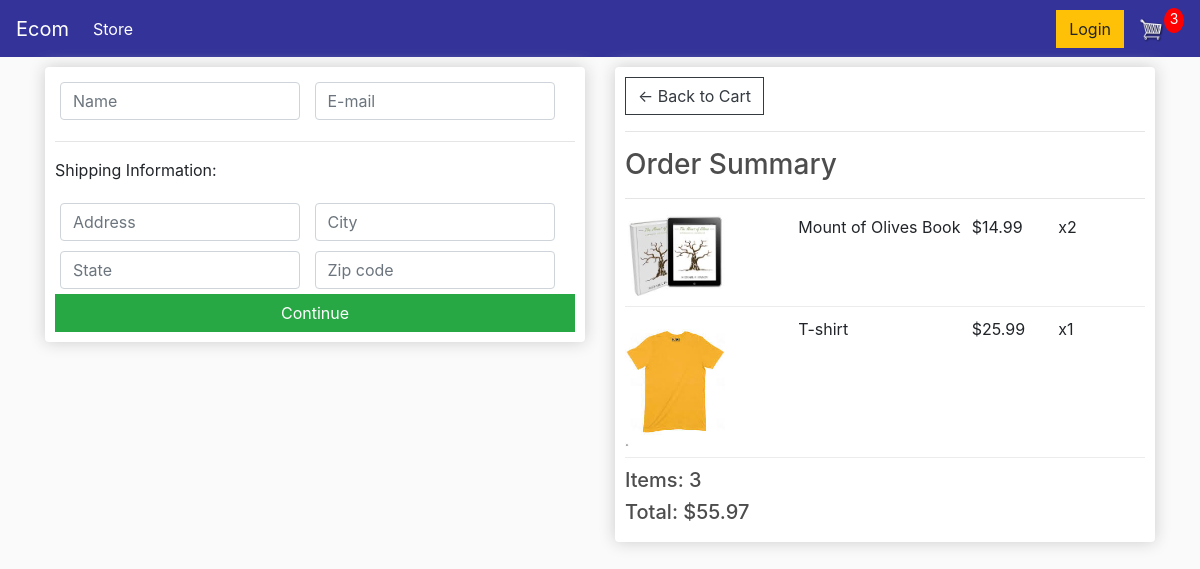
/checkout/ (signed in), run on an earlier commit of the app's database.
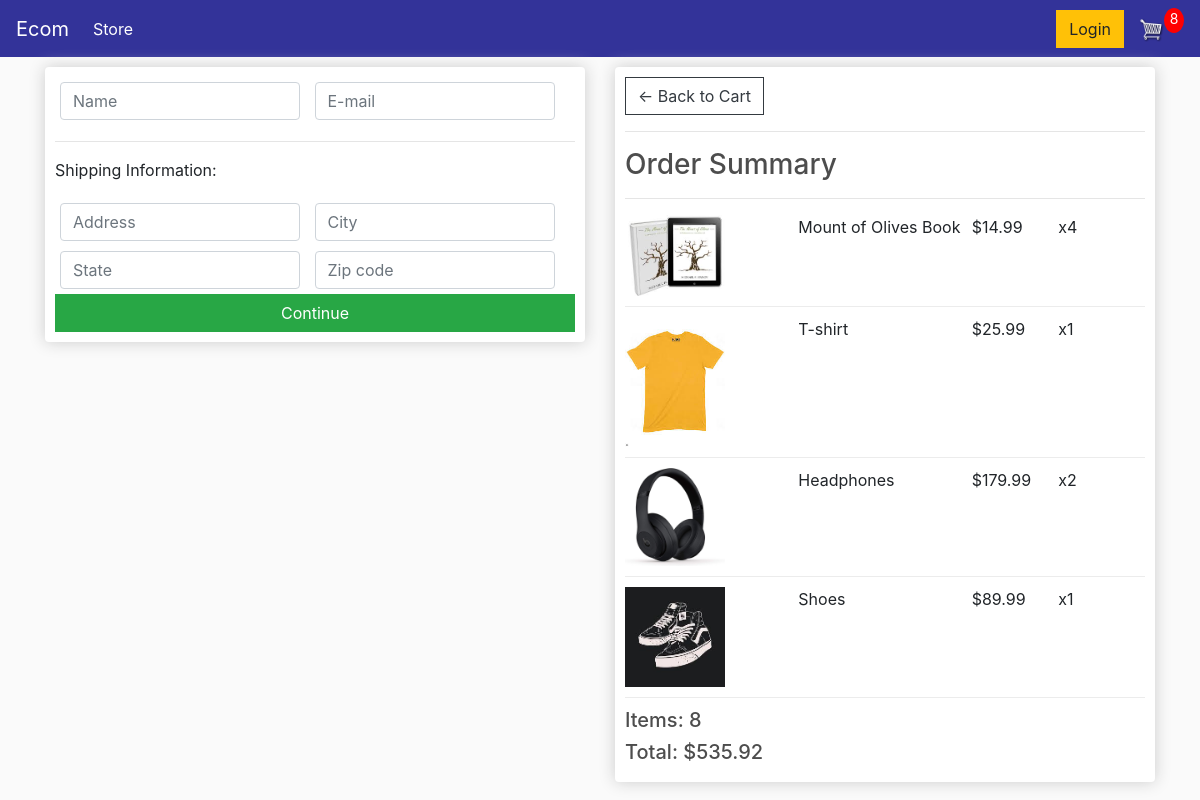
And on a later commit of the database.
### store/models.py (models this page shows, shortened)
class OrderItem(models.Model):
    product = models.ForeignKey(Product, on_delete=models.SET_NULL, blank=True, null=True)
    order = models.ForeignKey(Order, on_delete=models.SET_NULL, blank=True, null=True)
    quantity = models.IntegerField(default=0, null=True, blank=False)
    date_added = models.DateTimeField(auto_now_add=True)
    @property
    def get_total(self):
        total = self.product.price * self.quantity
        return total

class Product(models.Model):
    name = models.CharField(max_length=200, null=True)
    price = models.FloatField()
    digital = models.BooleanField(default=False, null=True, blank=False)
    image = models.ImageField(null=True, blank=True)
    @property
    def imageURL(self):
        try:
            url = self.image.url
        except:
            url = ''
        return url

class Order(models.Model):
    customer = models.ForeignKey(Customer, on_delete=models.SET_NULL, blank=True, null=True)
    date_ordered = models.DateTimeField(auto_now_add=True)
    complete = models.BooleanField(default=False, null=True, blank=False)
    transaction_id = models.CharField(max_length=200, null=True)
    @property
    def get_cart_total(self):
        orderitems = self.orderitem_set.all()
        total = sum([item.get_total for item in orderitems])
        return total
    @property
    def get_cart_items(self):
        orderitems = self.orderitem_set.all()
        total = sum([item.quantity for item in orderitems])
        return total

### store/views.py (the view)
def checkout(request):
    if request.user.is_authenticated:
        customer = request.user.customer
        order, created = Order.objects.get_or_create(customer=customer, complete=False)
        items = order.orderitem_set.all()
        cartItems = order.get_cart_items
    else:
        items = []
        order = {'get_cart_total': 0, 'get_cart_items': 0}
        cartItems = order['get_cart_items']
    context = {'items': items, 'order': order, 'cartItems': cartItems}
    return render(request, 'store/checkout.html', context)

### store/templates/store/checkout.html (shortened to what this page needs)
{% extends 'store/main.html' %}
{% load static %}
{% block content %}
<div class="row">
  <div class="col-lg-6">
    <div class="box-element" id="form-wrapper">
      <form id="form">
        <div id="user-info">
          <div class="form-field">
            <input required class="form-control" type="text" name="name" placeholder="Name">
          </div>
          <div class="form-field">
            <input required class="form-control" type="email" name="email" placeholder="E-mail">
          </div>
        </div>
        <div id="shipping info">
          <hr>
          <p>Shipping Information:</p>
          <div class="form-field">
            <input  class="form-control" type="text" name="address" placeholder="Address">
          </div>
          <div class="form-field">
            <input  class="form-control" type="text" name="city" placeholder="City">
          </div>
          <div class="form-field">
            <input  class="form-control" type="text" name="state" placeholder="State">
          </div>
          <div class="form-field">
            <input  class="form-control" type="text" name="zipcode" placeholder="Zip code">
          </div>
        </div>
        <input id="form-button" class="btn btn-success btn-block" type="submit" value="Continue">
      </form>
    </div>
    <br>
  </div>
  <div class="col-lg-6">
    <div class="box-element">
      <a class="btn btn-outline-dark" href="{% url 'cart' %}">&#x2190; Back to Cart</a>
      <hr>
      <h3>Order Summary</h3>
      <hr>
      {% for item in items %}
      <div class="cart-row">
        <div style="flex:2"><img class="row-image" src="{{item.product.imageURL}}"></div>
        <div style="flex:2"><p>{{item.product.name}}</p></div>
        <div style="flex:1"><p>${{item.product.price}}</p></div>
        <div style="flex:1"><p>x{{item.quantity}}</p></div>
      </div>
      {% endfor %}
      <h5>Items: {{order.get_cart_items}}</h5>
      <h5>Total: ${{order.get_cart_total|floatformat:2}}</h5>
    </div>
  </div>
</div>
{% endblock content%}

What changed in the data, as far as the page shows it:
changed OrderItem "Mount of Olives Book": quantity "2" → "4"
added OrderItem: product.imageURL (picture), product.name "Headphones", product.price "179.99", quantity "2"
added OrderItem: product.imageURL (picture), product.name "Shoes", product.price "89.99", quantity "1"
changed through a linked row, Order: get_cart_items "3" → "8"; get_cart_total "55.97" → "535.92"
Also different on the page:
{{ cartItems }}: "3" → "8"
